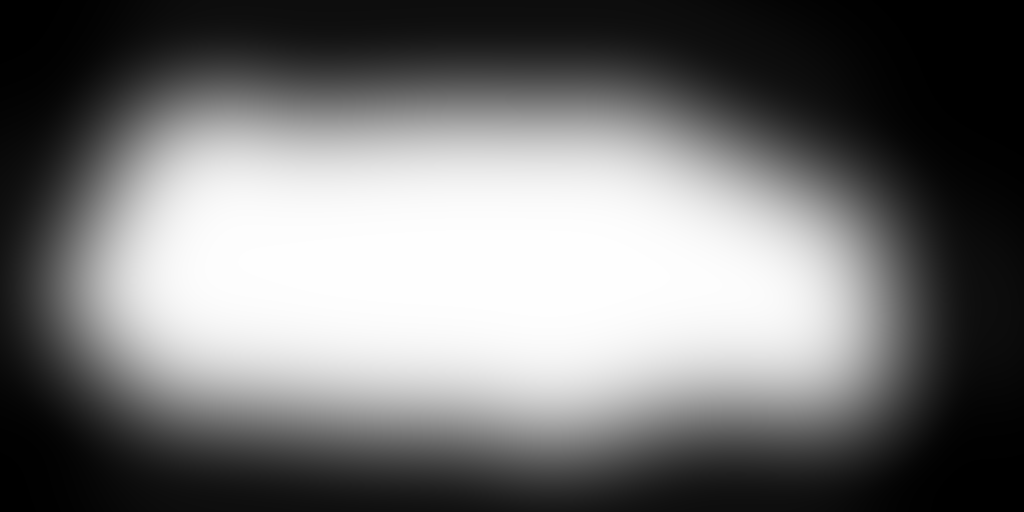
#> input picture filters/geography12.png, 2048 x 1024 px (shown at 1/2 size)
$ python mapGen.py
#> lines starting #> are read from the running program, lines starting #| are printed output that depends on the picture
import os
import numpy as np
import noise
import random
from PIL import Image

SCRIPT_PATH = (os.path.dirname(os.path.abspath(__file__)))
SEED = random.randint(1,100000)

# Image Dimensions
width = 2048
height = 1024

#Perlin Noise Parameters
scale = 200
octaves = 5
persistence = .5
lacunarity = 2.0
land_bias = 0.0	    # Recommeneded: -0.25 to 0.25

class Noisemap:
    def __init__(self, width, height, scale, octaves, persistence, lacunarity,
                    filter1, filter2=None, land_bias=0.0):
        self.width = width
        self.height = height
        self.scale = scale
        self.octaves = octaves
        self.persistence = persistence
        self.lacunarity = lacunarity
        self.filter1 = filter1
        self.filter2 = filter2
        self.land_bias = land_bias
        self.world = None
        self.__main()

    def __main(self):
        # Make initial world filled with noise layers and pre-set filter
        # Values are constrained around 0 (typically between -0.3 and 0.3)
        self.make_noise()

        if self.filter1 is not None:
            self.subtract_filter(self.filter1)

        # Change unbounded range to range of 0 and 1
        self.interpolate()

        # Creates an array from the interpolated world that adds land_bias
        # and the second filter if necessary
        if land_bias != 0.0 and self.filter2 is not None:
            self.refine_world()

        self.add_color()
        self.image_output()

    def make_noise(self, filter_arr=None, filter_obj=None):
        #Create empty array
        self.world = np.zeros((self.height, self.width))

        #Fill world array with noise values and alter with filter
        for i in range(self.height):
            for j in range(self.width):
                #fill with noise
                self.world[i][j] = noise.pnoise3(i/self.scale,
                                        j/self.scale,
                                        SEED,
                                        octaves = self.octaves,
                                        persistence = self.persistence,
                                        lacunarity = self.lacunarity,
                                        repeatx= self.width,
                                        repeaty= self.height,
                                        base= 0)
#> (the call stopped at in make_noise, `self.world[i][j] = noise.pnoise3(i/self.scale, j/self.scale, SEED, oct..`: noise is not available in this run)

    def subtract_filter(self, filter_obj):
        self.world = np.subtract(self.world,
                                    filter_obj.data *
                                    filter_obj.weight)
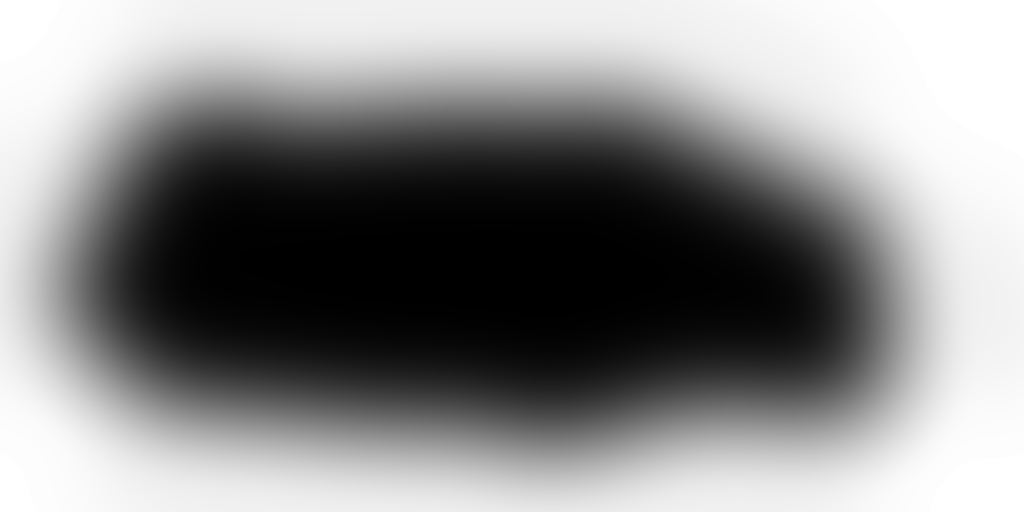
#> self.world: shape (1024, 2048) float64 (shown at 1/2 size); min -0.667, max 0, mean -0.303; drawn with min black and max white

    def interpolate(self):
        #Scales elements in an array to the range 0 and 1
        self.world = np.interp(self.world,
                                (self.world.min(), self.world.max()),
                                (0, 1))

    def refine_world(self):
        print("refined_world called")
        #Adds land bias and pre-set filter
        for i in range(self.height):
            for j in range(self.width):
                self.world[i][j] = self.world[i][j] + self.land_bias #- ((filter2[i][j]) * filter2_bias)

    def add_color(self):
        #Zone Colors
        water_deep = [50,50,135]
        water_medium = [50,50,150]
        water_shallow = [50,50,165]
        sand_low = [195,180,125]
        sand_high = [165, 155, 95]
        fauna_low = [25,145,25]
        fauna_medium = [25,130,25]
        fauna_high = [25,115,25]

        #Color the world!
        colored_world = np.zeros(self.world.shape+(3,))

        colored_world[self.world < 0.28] = water_deep
        colored_world[(self.world >= 0.28) & (self.world < 0.38)] = water_medium
        colored_world[(self.world >= 0.38) & (self.world < 0.46)] = water_shallow
        colored_world[(self.world >= 0.46) & (self.world < 0.48)] = sand_low
        colored_world[(self.world >= 0.48) & (self.world < 0.5)] = sand_high
        colored_world[(self.world >= 0.5) & (self.world < 0.6)] = fauna_low
        colored_world[(self.world >= 0.6) & (self.world < 0.7)] = fauna_medium
        colored_world[self.world >= 0.7] = fauna_high

        self.world = colored_world

    def get_stats(self):
        min_ = np.amin(self.world)
        max_ = np.amax(self.world)

        stats = {
            'min': {
                'value': min_,
                'index': np.where(self.world == min_)
            },
            'max': {
                'value': max_,
                'index': np.where(self.world == max_)
            }
        }
        return stats

    def image_output(self):
        ##converts array to a color image
        img = Image.fromarray((self.world).astype('uint8'), 'RGB')
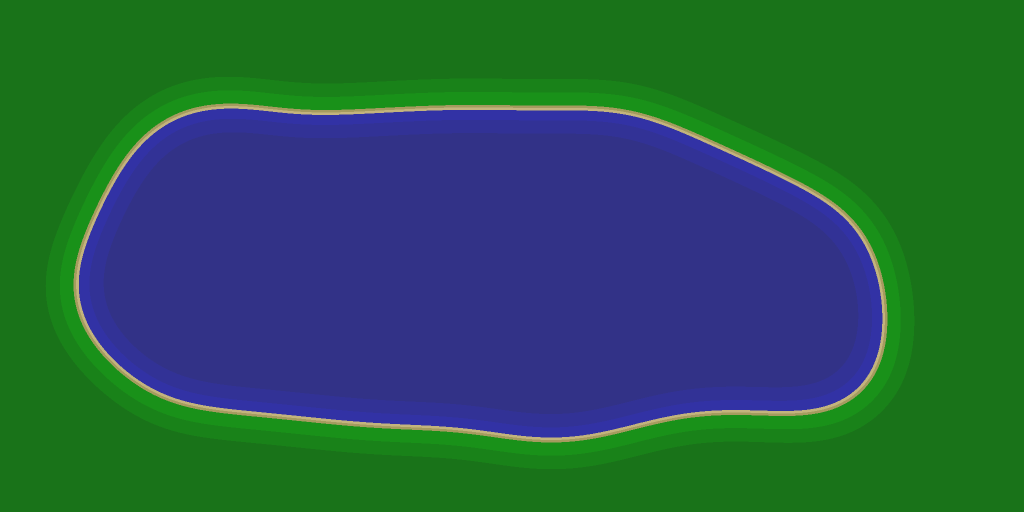
#> img: PIL image 2048x1024 RGB (shown at 1/2 size); mean R, G, B 38.3, 91.1, 74.4

        ##converts to black and white
        # img = Image.fromarray(np.uint8(self.world * 255) , 'L')

        # ##Image output options
        # ##shows image
        img.show()

        # ##saves as PNG file with name: "map{SEED}" to specified directory
        img.save(SCRIPT_PATH + f"\\maps\\map{SEED}.png")

class Filter:
    def __init__(self, path, weight):
        self.path = path
        self.weight = weight
        self.data = None
        self.set_data()

    def set_data(self):
        ##load red value as grayscale ('g' or 'b' would work as well)
        img = Image.open(self.path, mode="r").convert('L')
        ##save as array and divide by 255 to convert to range between 0 and 1
        self.data = np.array(img) / 255

#Filters
f = Filter("filters/geography12.png", 0.67)

if __name__ == "__main__":
    nmap = Noisemap(width, height, scale, octaves, persistence, lacunarity, f)
    # print(nmap.get_stats())
